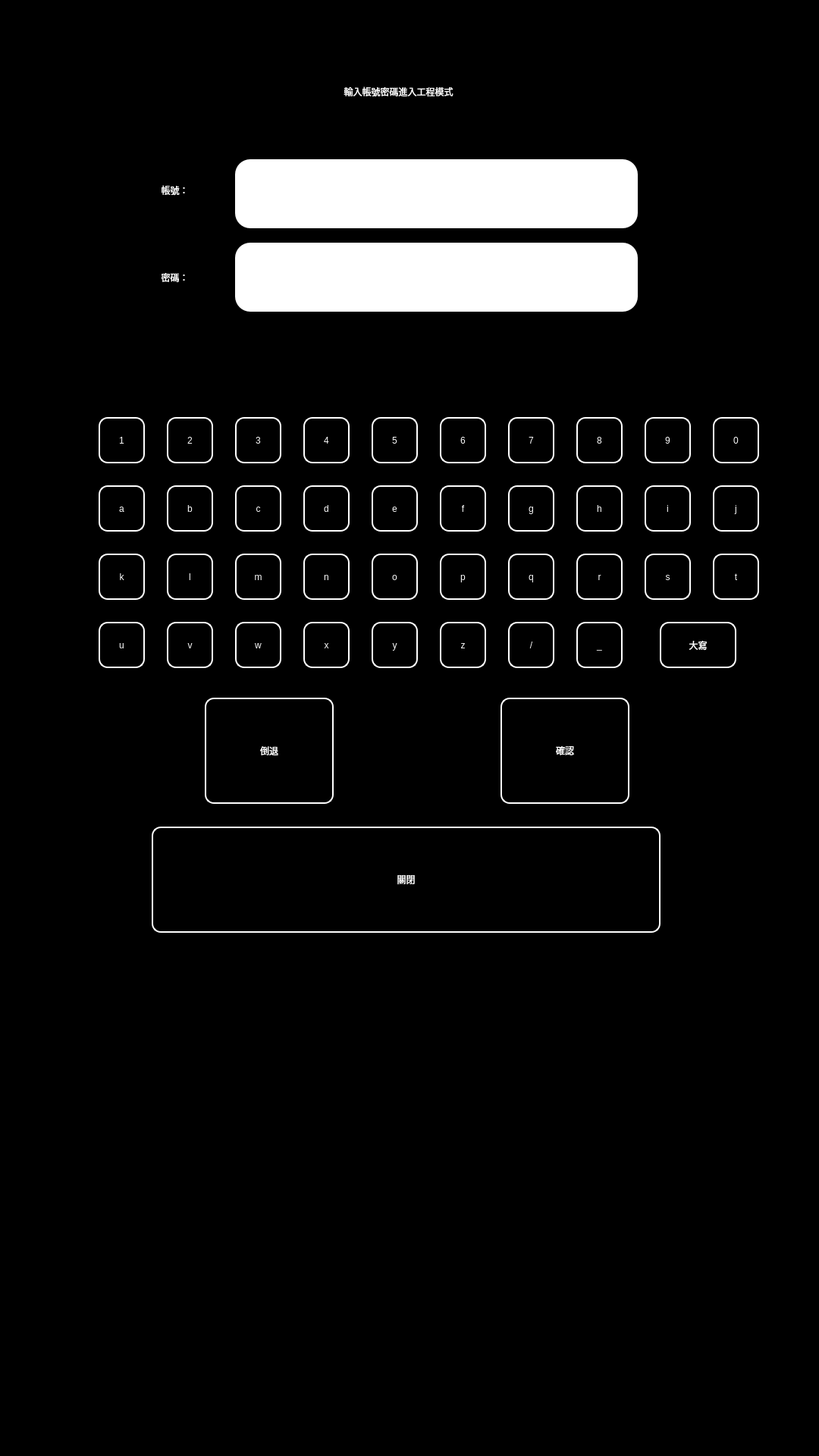
<?xml version="1.0" encoding="UTF-8"?>
<ui version="4.0">
 <class>backstageLogin_page</class>
 <widget class="QWidget" name="backstageLogin_page">
  <property name="geometry">
   <rect>
    <x>0</x>
    <y>0</y>
    <width>1080</width>
    <height>1920</height>
   </rect>
  </property>
  <property name="windowTitle">
   <string>Form</string>
  </property>
  <widget class="QWidget" name="sub_widget" native="true">
   <property name="geometry">
    <rect>
     <x>0</x>
     <y>0</y>
     <width>1080</width>
     <height>1920</height>
    </rect>
   </property>
   <property name="styleSheet">
    <string notr="true">QWidget
{
	image: none;
	border: none;
	background-color: rgb(0, 0, 0);
}</string>
   </property>
   <widget class="QPushButton" name="number_btn_1">
    <property name="geometry">
     <rect>
      <x>130</x>
      <y>550</y>
      <width>61</width>
      <height>61</height>
     </rect>
    </property>
    <property name="styleSheet">
     <string notr="true">QPushButton
{
	font: 700 30px &quot;Noto Sans CJK TC&quot;;
	color: rgb(255, 255, 255);
	image: none;
	border: 2px solid white;   /* 白色邊框，寬度2px */
    border-radius: 12px;       /* 圓角半徑12px，可自行調整 */
    background-color: transparent; /* 背景透明（可依需要改顏色） */
}</string>
    </property>
    <property name="text">
     <string>1</string>
    </property>
   </widget>
   <widget class="QLineEdit" name="Account_edit">
    <property name="geometry">
     <rect>
      <x>310</x>
      <y>210</y>
      <width>531</width>
      <height>91</height>
     </rect>
    </property>
    <property name="styleSheet">
     <string notr="true">QLineEdit
{
	font: 700 35px &quot;Noto Sans CJK TC&quot;;
	letter-spacing: 18px;
	image: none;
	border:none;
	background-color: rgb(255, 255, 255);
	border-radius: 20px;
}</string>
    </property>
    <property name="text">
     <string/>
    </property>
    <property name="alignment">
     <set>Qt::AlignmentFlag::AlignCenter</set>
    </property>
   </widget>
   <widget class="QLabel" name="label">
    <property name="geometry">
     <rect>
      <x>140</x>
      <y>200</y>
      <width>181</width>
      <height>101</height>
     </rect>
    </property>
    <property name="styleSheet">
     <string notr="true">QLabel
{
	font: 700 50px &quot;Noto Sans CJK TC&quot;;
	color: rgb(255, 255, 255);
	image: none;
    background-color: transparent; /* 背景透明（可依需要改顏色） */
}</string>
    </property>
    <property name="text">
     <string>帳號：</string>
    </property>
    <property name="alignment">
     <set>Qt::AlignmentFlag::AlignCenter</set>
    </property>
   </widget>
   <widget class="QPushButton" name="number_btn_2">
    <property name="geometry">
     <rect>
      <x>220</x>
      <y>550</y>
      <width>61</width>
      <height>61</height>
     </rect>
    </property>
    <property name="styleSheet">
     <string notr="true">QPushButton
{
	font: 700 30px &quot;Noto Sans CJK TC&quot;;
	color: rgb(255, 255, 255);
	image: none;
	border: 2px solid white;   /* 白色邊框，寬度2px */
    border-radius: 12px;       /* 圓角半徑12px，可自行調整 */
    background-color: transparent; /* 背景透明（可依需要改顏色） */
}</string>
    </property>
    <property name="text">
     <string>2</string>
    </property>
   </widget>
   <widget class="QPushButton" name="number_btn_3">
    <property name="geometry">
     <rect>
      <x>310</x>
      <y>550</y>
      <width>61</width>
      <height>61</height>
     </rect>
    </property>
    <property name="styleSheet">
     <string notr="true">QPushButton
{
	font: 700 30px &quot;Noto Sans CJK TC&quot;;
	color: rgb(255, 255, 255);
	image: none;
	border: 2px solid white;   /* 白色邊框，寬度2px */
    border-radius: 12px;       /* 圓角半徑12px，可自行調整 */
    background-color: transparent; /* 背景透明（可依需要改顏色） */
}</string>
    </property>
    <property name="text">
     <string>3</string>
    </property>
   </widget>
   <widget class="QPushButton" name="number_btn_4">
    <property name="geometry">
     <rect>
      <x>400</x>
      <y>550</y>
      <width>61</width>
      <height>61</height>
     </rect>
    </property>
    <property name="styleSheet">
     <string notr="true">QPushButton
{
	font: 700 30px &quot;Noto Sans CJK TC&quot;;
	color: rgb(255, 255, 255);
	image: none;
	border: 2px solid white;   /* 白色邊框，寬度2px */
    border-radius: 12px;       /* 圓角半徑12px，可自行調整 */
    background-color: transparent; /* 背景透明（可依需要改顏色） */
}</string>
    </property>
    <property name="text">
     <string>4</string>
    </property>
   </widget>
   <widget class="QPushButton" name="number_btn_5">
    <property name="geometry">
     <rect>
      <x>490</x>
      <y>550</y>
      <width>61</width>
      <height>61</height>
     </rect>
    </property>
    <property name="styleSheet">
     <string notr="true">QPushButton
{
	font: 700 30px &quot;Noto Sans CJK TC&quot;;
	color: rgb(255, 255, 255);
	image: none;
	border: 2px solid white;   /* 白色邊框，寬度2px */
    border-radius: 12px;       /* 圓角半徑12px，可自行調整 */
    background-color: transparent; /* 背景透明（可依需要改顏色） */
}</string>
    </property>
    <property name="text">
     <string>5</string>
    </property>
   </widget>
   <widget class="QPushButton" name="number_btn_6">
    <property name="geometry">
     <rect>
      <x>580</x>
      <y>550</y>
      <width>61</width>
      <height>61</height>
     </rect>
    </property>
    <property name="styleSheet">
     <string notr="true">QPushButton
{
	font: 700 30px &quot;Noto Sans CJK TC&quot;;
	color: rgb(255, 255, 255);
	image: none;
	border: 2px solid white;   /* 白色邊框，寬度2px */
    border-radius: 12px;       /* 圓角半徑12px，可自行調整 */
    background-color: transparent; /* 背景透明（可依需要改顏色） */
}</string>
    </property>
    <property name="text">
     <string>6</string>
    </property>
   </widget>
   <widget class="QPushButton" name="number_btn_7">
    <property name="geometry">
     <rect>
      <x>670</x>
      <y>550</y>
      <width>61</width>
      <height>61</height>
     </rect>
    </property>
    <property name="styleSheet">
     <string notr="true">QPushButton
{
	font: 700 30px &quot;Noto Sans CJK TC&quot;;
	color: rgb(255, 255, 255);
	image: none;
	border: 2px solid white;   /* 白色邊框，寬度2px */
    border-radius: 12px;       /* 圓角半徑12px，可自行調整 */
    background-color: transparent; /* 背景透明（可依需要改顏色） */
}</string>
    </property>
    <property name="text">
     <string>7</string>
    </property>
   </widget>
   <widget class="QPushButton" name="number_btn_8">
    <property name="geometry">
     <rect>
      <x>760</x>
      <y>550</y>
      <width>61</width>
      <height>61</height>
     </rect>
    </property>
    <property name="styleSheet">
     <string notr="true">QPushButton
{
	font: 700 30px &quot;Noto Sans CJK TC&quot;;
	color: rgb(255, 255, 255);
	image: none;
	border: 2px solid white;   /* 白色邊框，寬度2px */
    border-radius: 12px;       /* 圓角半徑12px，可自行調整 */
    background-color: transparent; /* 背景透明（可依需要改顏色） */
}</string>
    </property>
    <property name="text">
     <string>8</string>
    </property>
   </widget>
   <widget class="QPushButton" name="number_btn_9">
    <property name="geometry">
     <rect>
      <x>850</x>
      <y>550</y>
      <width>61</width>
      <height>61</height>
     </rect>
    </property>
    <property name="styleSheet">
     <string notr="true">QPushButton
{
	font: 700 30px &quot;Noto Sans CJK TC&quot;;
	color: rgb(255, 255, 255);
	image: none;
	border: 2px solid white;   /* 白色邊框，寬度2px */
    border-radius: 12px;       /* 圓角半徑12px，可自行調整 */
    background-color: transparent; /* 背景透明（可依需要改顏色） */
}</string>
    </property>
    <property name="text">
     <string>9</string>
    </property>
   </widget>
   <widget class="QPushButton" name="number_btn_0">
    <property name="geometry">
     <rect>
      <x>940</x>
      <y>550</y>
      <width>61</width>
      <height>61</height>
     </rect>
    </property>
    <property name="styleSheet">
     <string notr="true">QPushButton
{
	font: 700 30px &quot;Noto Sans CJK TC&quot;;
	color: rgb(255, 255, 255);
	image: none;
	border: 2px solid white;   /* 白色邊框，寬度2px */
    border-radius: 12px;       /* 圓角半徑12px，可自行調整 */
    background-color: transparent; /* 背景透明（可依需要改顏色） */
}</string>
    </property>
    <property name="text">
     <string>0</string>
    </property>
   </widget>
   <widget class="QPushButton" name="delete_btn">
    <property name="geometry">
     <rect>
      <x>270</x>
      <y>920</y>
      <width>170</width>
      <height>140</height>
     </rect>
    </property>
    <property name="styleSheet">
     <string notr="true">QPushButton
{
	font: 700 30px &quot;Noto Sans CJK TC&quot;;
	color: rgb(255, 255, 255);
	image: none;
	border: 2px solid white;   /* 白色邊框，寬度2px */
    border-radius: 12px;       /* 圓角半徑12px，可自行調整 */
    background-color: transparent; /* 背景透明（可依需要改顏色） */
}</string>
    </property>
    <property name="text">
     <string>倒退</string>
    </property>
   </widget>
   <widget class="QPushButton" name="make_sure_btn">
    <property name="geometry">
     <rect>
      <x>660</x>
      <y>920</y>
      <width>170</width>
      <height>140</height>
     </rect>
    </property>
    <property name="styleSheet">
     <string notr="true">QPushButton
{
	font: 700 30px &quot;Noto Sans CJK TC&quot;;
	color: rgb(255, 255, 255);
	image: none;
	border: 2px solid white;   /* 白色邊框，寬度2px */
    border-radius: 12px;       /* 圓角半徑12px，可自行調整 */
    background-color: transparent; /* 背景透明（可依需要改顏色） */
}</string>
    </property>
    <property name="text">
     <string>確認</string>
    </property>
   </widget>
   <widget class="QPushButton" name="close_btn">
    <property name="geometry">
     <rect>
      <x>200</x>
      <y>1090</y>
      <width>671</width>
      <height>140</height>
     </rect>
    </property>
    <property name="styleSheet">
     <string notr="true">QPushButton
{
	font: 700 30px &quot;Noto Sans CJK TC&quot;;
	color: rgb(255, 255, 255);
	image: none;
	border: 2px solid white;   /* 白色邊框，寬度2px */
    border-radius: 12px;       /* 圓角半徑12px，可自行調整 */
    background-color: transparent; /* 背景透明（可依需要改顏色） */
}</string>
    </property>
    <property name="text">
     <string>關閉</string>
    </property>
   </widget>
   <widget class="QPushButton" name="letter_btn_A">
    <property name="geometry">
     <rect>
      <x>130</x>
      <y>640</y>
      <width>61</width>
      <height>61</height>
     </rect>
    </property>
    <property name="styleSheet">
     <string notr="true">QPushButton
{
	font: 700 30px &quot;Noto Sans CJK TC&quot;;
	color: rgb(255, 255, 255);
	image: none;
	border: 2px solid white;   /* 白色邊框，寬度2px */
    border-radius: 12px;       /* 圓角半徑12px，可自行調整 */
    background-color: transparent; /* 背景透明（可依需要改顏色） */
}</string>
    </property>
    <property name="text">
     <string>a</string>
    </property>
   </widget>
   <widget class="QPushButton" name="letter_btn_B">
    <property name="geometry">
     <rect>
      <x>220</x>
      <y>640</y>
      <width>61</width>
      <height>61</height>
     </rect>
    </property>
    <property name="styleSheet">
     <string notr="true">QPushButton
{
	font: 700 30px &quot;Noto Sans CJK TC&quot;;
	color: rgb(255, 255, 255);
	image: none;
	border: 2px solid white;   /* 白色邊框，寬度2px */
    border-radius: 12px;       /* 圓角半徑12px，可自行調整 */
    background-color: transparent; /* 背景透明（可依需要改顏色） */
}</string>
    </property>
    <property name="text">
     <string>b</string>
    </property>
   </widget>
   <widget class="QPushButton" name="letter_btn_C">
    <property name="geometry">
     <rect>
      <x>310</x>
      <y>640</y>
      <width>61</width>
      <height>61</height>
     </rect>
    </property>
    <property name="styleSheet">
     <string notr="true">QPushButton
{
	font: 700 30px &quot;Noto Sans CJK TC&quot;;
	color: rgb(255, 255, 255);
	image: none;
	border: 2px solid white;   /* 白色邊框，寬度2px */
    border-radius: 12px;       /* 圓角半徑12px，可自行調整 */
    background-color: transparent; /* 背景透明（可依需要改顏色） */
}</string>
    </property>
    <property name="text">
     <string>c</string>
    </property>
   </widget>
   <widget class="QPushButton" name="letter_btn_D">
    <property name="geometry">
     <rect>
      <x>400</x>
      <y>640</y>
      <width>61</width>
      <height>61</height>
     </rect>
    </property>
    <property name="styleSheet">
     <string notr="true">QPushButton
{
	font: 700 30px &quot;Noto Sans CJK TC&quot;;
	color: rgb(255, 255, 255);
	image: none;
	border: 2px solid white;   /* 白色邊框，寬度2px */
    border-radius: 12px;       /* 圓角半徑12px，可自行調整 */
    background-color: transparent; /* 背景透明（可依需要改顏色） */
}</string>
    </property>
    <property name="text">
     <string>d</string>
    </property>
   </widget>
   <widget class="QPushButton" name="letter_btn_E">
    <property name="geometry">
     <rect>
      <x>490</x>
      <y>640</y>
      <width>61</width>
      <height>61</height>
     </rect>
    </property>
    <property name="styleSheet">
     <string notr="true">QPushButton
{
	font: 700 30px &quot;Noto Sans CJK TC&quot;;
	color: rgb(255, 255, 255);
	image: none;
	border: 2px solid white;   /* 白色邊框，寬度2px */
    border-radius: 12px;       /* 圓角半徑12px，可自行調整 */
    background-color: transparent; /* 背景透明（可依需要改顏色） */
}</string>
    </property>
    <property name="text">
     <string>e</string>
    </property>
   </widget>
   <widget class="QPushButton" name="letter_btn_F">
    <property name="geometry">
     <rect>
      <x>580</x>
      <y>640</y>
      <width>61</width>
      <height>61</height>
     </rect>
    </property>
    <property name="styleSheet">
     <string notr="true">QPushButton
{
	font: 700 30px &quot;Noto Sans CJK TC&quot;;
	color: rgb(255, 255, 255);
	image: none;
	border: 2px solid white;   /* 白色邊框，寬度2px */
    border-radius: 12px;       /* 圓角半徑12px，可自行調整 */
    background-color: transparent; /* 背景透明（可依需要改顏色） */
}</string>
    </property>
    <property name="text">
     <string>f</string>
    </property>
   </widget>
   <widget class="QPushButton" name="letter_btn_G">
    <property name="geometry">
     <rect>
      <x>670</x>
      <y>640</y>
      <width>61</width>
      <height>61</height>
     </rect>
    </property>
    <property name="styleSheet">
     <string notr="true">QPushButton
{
	font: 700 30px &quot;Noto Sans CJK TC&quot;;
	color: rgb(255, 255, 255);
	image: none;
	border: 2px solid white;   /* 白色邊框，寬度2px */
    border-radius: 12px;       /* 圓角半徑12px，可自行調整 */
    background-color: transparent; /* 背景透明（可依需要改顏色） */
}</string>
    </property>
    <property name="text">
     <string>g</string>
    </property>
   </widget>
   <widget class="QPushButton" name="letter_btn_H">
    <property name="geometry">
     <rect>
      <x>760</x>
      <y>640</y>
      <width>61</width>
      <height>61</height>
     </rect>
    </property>
    <property name="styleSheet">
     <string notr="true">QPushButton
{
	font: 700 30px &quot;Noto Sans CJK TC&quot;;
	color: rgb(255, 255, 255);
	image: none;
	border: 2px solid white;   /* 白色邊框，寬度2px */
    border-radius: 12px;       /* 圓角半徑12px，可自行調整 */
    background-color: transparent; /* 背景透明（可依需要改顏色） */
}</string>
    </property>
    <property name="text">
     <string>h</string>
    </property>
   </widget>
   <widget class="QPushButton" name="letter_btn_I">
    <property name="geometry">
     <rect>
      <x>850</x>
      <y>640</y>
      <width>61</width>
      <height>61</height>
     </rect>
    </property>
    <property name="styleSheet">
     <string notr="true">QPushButton
{
	font: 700 30px &quot;Noto Sans CJK TC&quot;;
	color: rgb(255, 255, 255);
	image: none;
	border: 2px solid white;   /* 白色邊框，寬度2px */
    border-radius: 12px;       /* 圓角半徑12px，可自行調整 */
    background-color: transparent; /* 背景透明（可依需要改顏色） */
}</string>
    </property>
    <property name="text">
     <string>i</string>
    </property>
   </widget>
   <widget class="QPushButton" name="letter_btn_J">
    <property name="geometry">
     <rect>
      <x>940</x>
      <y>640</y>
      <width>61</width>
      <height>61</height>
     </rect>
    </property>
    <property name="styleSheet">
     <string notr="true">QPushButton
{
	font: 700 30px &quot;Noto Sans CJK TC&quot;;
	color: rgb(255, 255, 255);
	image: none;
	border: 2px solid white;   /* 白色邊框，寬度2px */
    border-radius: 12px;       /* 圓角半徑12px，可自行調整 */
    background-color: transparent; /* 背景透明（可依需要改顏色） */
}</string>
    </property>
    <property name="text">
     <string>j</string>
    </property>
   </widget>
   <widget class="QPushButton" name="letter_btn_K">
    <property name="geometry">
     <rect>
      <x>130</x>
      <y>730</y>
      <width>61</width>
      <height>61</height>
     </rect>
    </property>
    <property name="styleSheet">
     <string notr="true">QPushButton
{
	font: 700 30px &quot;Noto Sans CJK TC&quot;;
	color: rgb(255, 255, 255);
	image: none;
	border: 2px solid white;   /* 白色邊框，寬度2px */
    border-radius: 12px;       /* 圓角半徑12px，可自行調整 */
    background-color: transparent; /* 背景透明（可依需要改顏色） */
}</string>
    </property>
    <property name="text">
     <string>k</string>
    </property>
   </widget>
   <widget class="QPushButton" name="letter_btn_L">
    <property name="geometry">
     <rect>
      <x>220</x>
      <y>730</y>
      <width>61</width>
      <height>61</height>
     </rect>
    </property>
    <property name="styleSheet">
     <string notr="true">QPushButton
{
	font: 700 30px &quot;Noto Sans CJK TC&quot;;
	color: rgb(255, 255, 255);
	image: none;
	border: 2px solid white;   /* 白色邊框，寬度2px */
    border-radius: 12px;       /* 圓角半徑12px，可自行調整 */
    background-color: transparent; /* 背景透明（可依需要改顏色） */
}</string>
    </property>
    <property name="text">
     <string>l</string>
    </property>
   </widget>
   <widget class="QPushButton" name="letter_btn_M">
    <property name="geometry">
     <rect>
      <x>310</x>
      <y>730</y>
      <width>61</width>
      <height>61</height>
     </rect>
    </property>
    <property name="styleSheet">
     <string notr="true">QPushButton
{
	font: 700 30px &quot;Noto Sans CJK TC&quot;;
	color: rgb(255, 255, 255);
	image: none;
	border: 2px solid white;   /* 白色邊框，寬度2px */
    border-radius: 12px;       /* 圓角半徑12px，可自行調整 */
    background-color: transparent; /* 背景透明（可依需要改顏色） */
}</string>
    </property>
    <property name="text">
     <string>m</string>
    </property>
   </widget>
   <widget class="QPushButton" name="letter_btn_N">
    <property name="geometry">
     <rect>
      <x>400</x>
      <y>730</y>
      <width>61</width>
      <height>61</height>
     </rect>
    </property>
    <property name="styleSheet">
     <string notr="true">QPushButton
{
	font: 700 30px &quot;Noto Sans CJK TC&quot;;
	color: rgb(255, 255, 255);
	image: none;
	border: 2px solid white;   /* 白色邊框，寬度2px */
    border-radius: 12px;       /* 圓角半徑12px，可自行調整 */
    background-color: transparent; /* 背景透明（可依需要改顏色） */
}</string>
    </property>
    <property name="text">
     <string>n</string>
    </property>
   </widget>
   <widget class="QPushButton" name="letter_btn_O">
    <property name="geometry">
     <rect>
      <x>490</x>
      <y>730</y>
      <width>61</width>
      <height>61</height>
     </rect>
    </property>
    <property name="styleSheet">
     <string notr="true">QPushButton
{
	font: 700 30px &quot;Noto Sans CJK TC&quot;;
	color: rgb(255, 255, 255);
	image: none;
	border: 2px solid white;   /* 白色邊框，寬度2px */
    border-radius: 12px;       /* 圓角半徑12px，可自行調整 */
    background-color: transparent; /* 背景透明（可依需要改顏色） */
}</string>
    </property>
    <property name="text">
     <string>o</string>
    </property>
   </widget>
   <widget class="QPushButton" name="letter_btn_P">
    <property name="geometry">
     <rect>
      <x>580</x>
      <y>730</y>
      <width>61</width>
      <height>61</height>
     </rect>
    </property>
    <property name="styleSheet">
     <string notr="true">QPushButton
{
	font: 700 30px &quot;Noto Sans CJK TC&quot;;
	color: rgb(255, 255, 255);
	image: none;
	border: 2px solid white;   /* 白色邊框，寬度2px */
    border-radius: 12px;       /* 圓角半徑12px，可自行調整 */
    background-color: transparent; /* 背景透明（可依需要改顏色） */
}</string>
    </property>
    <property name="text">
     <string>p</string>
    </property>
   </widget>
   <widget class="QPushButton" name="letter_btn_Q">
    <property name="geometry">
     <rect>
      <x>670</x>
      <y>730</y>
      <width>61</width>
      <height>61</height>
     </rect>
    </property>
    <property name="styleSheet">
     <string notr="true">QPushButton
{
	font: 700 30px &quot;Noto Sans CJK TC&quot;;
	color: rgb(255, 255, 255);
	image: none;
	border: 2px solid white;   /* 白色邊框，寬度2px */
    border-radius: 12px;       /* 圓角半徑12px，可自行調整 */
    background-color: transparent; /* 背景透明（可依需要改顏色） */
}</string>
    </property>
    <property name="text">
     <string>q</string>
    </property>
   </widget>
   <widget class="QPushButton" name="letter_btn_R">
    <property name="geometry">
     <rect>
      <x>760</x>
      <y>730</y>
      <width>61</width>
      <height>61</height>
     </rect>
    </property>
    <property name="styleSheet">
     <string notr="true">QPushButton
{
	font: 700 30px &quot;Noto Sans CJK TC&quot;;
	color: rgb(255, 255, 255);
	image: none;
	border: 2px solid white;   /* 白色邊框，寬度2px */
    border-radius: 12px;       /* 圓角半徑12px，可自行調整 */
    background-color: transparent; /* 背景透明（可依需要改顏色） */
}</string>
    </property>
    <property name="text">
     <string>r</string>
    </property>
   </widget>
   <widget class="QPushButton" name="letter_btn_S">
    <property name="geometry">
     <rect>
      <x>850</x>
      <y>730</y>
      <width>61</width>
      <height>61</height>
     </rect>
    </property>
    <property name="styleSheet">
     <string notr="true">QPushButton
{
	font: 700 30px &quot;Noto Sans CJK TC&quot;;
	color: rgb(255, 255, 255);
	image: none;
	border: 2px solid white;   /* 白色邊框，寬度2px */
    border-radius: 12px;       /* 圓角半徑12px，可自行調整 */
    background-color: transparent; /* 背景透明（可依需要改顏色） */
}</string>
    </property>
    <property name="text">
     <string>s</string>
    </property>
   </widget>
   <widget class="QPushButton" name="letter_btn_T">
    <property name="geometry">
     <rect>
      <x>940</x>
      <y>730</y>
      <width>61</width>
      <height>61</height>
     </rect>
    </property>
    <property name="styleSheet">
     <string notr="true">QPushButton
{
	font: 700 30px &quot;Noto Sans CJK TC&quot;;
	color: rgb(255, 255, 255);
	image: none;
	border: 2px solid white;   /* 白色邊框，寬度2px */
    border-radius: 12px;       /* 圓角半徑12px，可自行調整 */
    background-color: transparent; /* 背景透明（可依需要改顏色） */
}</string>
    </property>
    <property name="text">
     <string>t</string>
    </property>
   </widget>
   <widget class="QPushButton" name="letter_btn_U">
    <property name="geometry">
     <rect>
      <x>130</x>
      <y>820</y>
      <width>61</width>
      <height>61</height>
     </rect>
    </property>
    <property name="styleSheet">
     <string notr="true">QPushButton
{
	font: 700 30px &quot;Noto Sans CJK TC&quot;;
	color: rgb(255, 255, 255);
	image: none;
	border: 2px solid white;   /* 白色邊框，寬度2px */
    border-radius: 12px;       /* 圓角半徑12px，可自行調整 */
    background-color: transparent; /* 背景透明（可依需要改顏色） */
}</string>
    </property>
    <property name="text">
     <string>u</string>
    </property>
   </widget>
   <widget class="QPushButton" name="letter_btn_V">
    <property name="geometry">
     <rect>
      <x>220</x>
      <y>820</y>
      <width>61</width>
      <height>61</height>
     </rect>
    </property>
    <property name="styleSheet">
     <string notr="true">QPushButton
{
	font: 700 30px &quot;Noto Sans CJK TC&quot;;
	color: rgb(255, 255, 255);
	image: none;
	border: 2px solid white;   /* 白色邊框，寬度2px */
    border-radius: 12px;       /* 圓角半徑12px，可自行調整 */
    background-color: transparent; /* 背景透明（可依需要改顏色） */
}</string>
    </property>
    <property name="text">
     <string>v</string>
    </property>
   </widget>
   <widget class="QPushButton" name="letter_btn_W">
    <property name="geometry">
     <rect>
      <x>310</x>
      <y>820</y>
      <width>61</width>
      <height>61</height>
     </rect>
    </property>
    <property name="styleSheet">
     <string notr="true">QPushButton
{
	font: 700 30px &quot;Noto Sans CJK TC&quot;;
	color: rgb(255, 255, 255);
	image: none;
	border: 2px solid white;   /* 白色邊框，寬度2px */
    border-radius: 12px;       /* 圓角半徑12px，可自行調整 */
    background-color: transparent; /* 背景透明（可依需要改顏色） */
}</string>
    </property>
    <property name="text">
     <string>w</string>
    </property>
   </widget>
   <widget class="QPushButton" name="letter_btn_X">
    <property name="geometry">
     <rect>
      <x>400</x>
      <y>820</y>
      <width>61</width>
      <height>61</height>
     </rect>
    </property>
    <property name="styleSheet">
     <string notr="true">QPushButton
{
	font: 700 30px &quot;Noto Sans CJK TC&quot;;
	color: rgb(255, 255, 255);
	image: none;
	border: 2px solid white;   /* 白色邊框，寬度2px */
    border-radius: 12px;       /* 圓角半徑12px，可自行調整 */
    background-color: transparent; /* 背景透明（可依需要改顏色） */
}</string>
    </property>
    <property name="text">
     <string>x</string>
    </property>
   </widget>
   <widget class="QPushButton" name="letter_btn_Y">
    <property name="geometry">
     <rect>
      <x>490</x>
      <y>820</y>
      <width>61</width>
      <height>61</height>
     </rect>
    </property>
    <property name="styleSheet">
     <string notr="true">QPushButton
{
	font: 700 30px &quot;Noto Sans CJK TC&quot;;
	color: rgb(255, 255, 255);
	image: none;
	border: 2px solid white;   /* 白色邊框，寬度2px */
    border-radius: 12px;       /* 圓角半徑12px，可自行調整 */
    background-color: transparent; /* 背景透明（可依需要改顏色） */
}</string>
    </property>
    <property name="text">
     <string>y</string>
    </property>
   </widget>
   <widget class="QPushButton" name="letter_btn_Z">
    <property name="geometry">
     <rect>
      <x>580</x>
      <y>820</y>
      <width>61</width>
      <height>61</height>
     </rect>
    </property>
    <property name="styleSheet">
     <string notr="true">QPushButton
{
	font: 700 30px &quot;Noto Sans CJK TC&quot;;
	color: rgb(255, 255, 255);
	image: none;
	border: 2px solid white;   /* 白色邊框，寬度2px */
    border-radius: 12px;       /* 圓角半徑12px，可自行調整 */
    background-color: transparent; /* 背景透明（可依需要改顏色） */
}</string>
    </property>
    <property name="text">
     <string>z</string>
    </property>
   </widget>
   <widget class="QPushButton" name="switch_letter_lb">
    <property name="geometry">
     <rect>
      <x>870</x>
      <y>820</y>
      <width>101</width>
      <height>61</height>
     </rect>
    </property>
    <property name="styleSheet">
     <string notr="true">QPushButton
{
	font: 700 30px &quot;Noto Sans CJK TC&quot;;
	color: rgb(255, 255, 255);
	image: none;
	border: 2px solid white;   /* 白色邊框，寬度2px */
    border-radius: 12px;       /* 圓角半徑12px，可自行調整 */
    background-color: transparent; /* 背景透明（可依需要改顏色） */
}</string>
    </property>
    <property name="text">
     <string>大寫</string>
    </property>
   </widget>
   <widget class="QPushButton" name="symbol_1_lb">
    <property name="geometry">
     <rect>
      <x>670</x>
      <y>820</y>
      <width>61</width>
      <height>61</height>
     </rect>
    </property>
    <property name="styleSheet">
     <string notr="true">QPushButton
{
	font: 700 30px &quot;Noto Sans CJK TC&quot;;
	color: rgb(255, 255, 255);
	image: none;
	border: 2px solid white;   /* 白色邊框，寬度2px */
    border-radius: 12px;       /* 圓角半徑12px，可自行調整 */
    background-color: transparent; /* 背景透明（可依需要改顏色） */
}</string>
    </property>
    <property name="text">
     <string>/</string>
    </property>
   </widget>
   <widget class="QPushButton" name="symbol_2_lb">
    <property name="geometry">
     <rect>
      <x>760</x>
      <y>820</y>
      <width>61</width>
      <height>61</height>
     </rect>
    </property>
    <property name="styleSheet">
     <string notr="true">QPushButton
{
	font: 700 30px &quot;Noto Sans CJK TC&quot;;
	color: rgb(255, 255, 255);
	image: none;
	border: 2px solid white;   /* 白色邊框，寬度2px */
    border-radius: 12px;       /* 圓角半徑12px，可自行調整 */
    background-color: transparent; /* 背景透明（可依需要改顏色） */
}</string>
    </property>
    <property name="text">
     <string>_</string>
    </property>
   </widget>
   <widget class="QLineEdit" name="Password_edit">
    <property name="geometry">
     <rect>
      <x>310</x>
      <y>320</y>
      <width>531</width>
      <height>91</height>
     </rect>
    </property>
    <property name="styleSheet">
     <string notr="true">QLineEdit
{
	font: 700 35px &quot;Noto Sans CJK TC&quot;;
	letter-spacing: 18px;
	image: none;
	border:none;
	background-color: rgb(255, 255, 255);
	border-radius: 20px;
}</string>
    </property>
    <property name="text">
     <string/>
    </property>
    <property name="alignment">
     <set>Qt::AlignmentFlag::AlignCenter</set>
    </property>
   </widget>
   <widget class="QLabel" name="label_2">
    <property name="geometry">
     <rect>
      <x>140</x>
      <y>320</y>
      <width>181</width>
      <height>91</height>
     </rect>
    </property>
    <property name="styleSheet">
     <string notr="true">QLabel
{
	font: 700 50px &quot;Noto Sans CJK TC&quot;;
	color: rgb(255, 255, 255);
	image: none;
    background-color: transparent; /* 背景透明（可依需要改顏色） */
}</string>
    </property>
    <property name="text">
     <string>密碼：</string>
    </property>
    <property name="alignment">
     <set>Qt::AlignmentFlag::AlignCenter</set>
    </property>
   </widget>
   <widget class="QLabel" name="label_3">
    <property name="geometry">
     <rect>
      <x>210</x>
      <y>60</y>
      <width>631</width>
      <height>121</height>
     </rect>
    </property>
    <property name="styleSheet">
     <string notr="true">QLabel
{
	font: 700 50px &quot;Noto Sans CJK TC&quot;;
	color: rgb(255, 255, 255);
	image: none;
    background-color: transparent; /* 背景透明（可依需要改顏色） */
}</string>
    </property>
    <property name="text">
     <string>輸入帳號密碼進入工程模式</string>
    </property>
    <property name="alignment">
     <set>Qt::AlignmentFlag::AlignCenter</set>
    </property>
   </widget>
   <widget class="QLabel" name="remid_lb">
    <property name="geometry">
     <rect>
      <x>240</x>
      <y>440</y>
      <width>631</width>
      <height>51</height>
     </rect>
    </property>
    <property name="styleSheet">
     <string notr="true">QLabel
{
	font: 700 40px &quot;Noto Sans CJK TC&quot;;
	color: rgb(255, 0,0);
	image: none;
    background-color: transparent; /* 背景透明（可依需要改顏色） */
}</string>
    </property>
    <property name="text">
     <string/>
    </property>
    <property name="alignment">
     <set>Qt::AlignmentFlag::AlignCenter</set>
    </property>
   </widget>
  </widget>
 </widget>
 <resources/>
 <connections/>
</ui>
